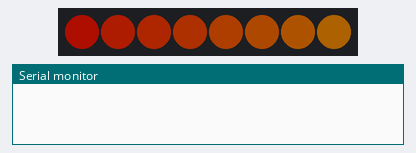
This program was run on a simulated ESP32-C3. Shown: 8 RGB LEDs in strip order, left to right, the last lines printed to the serial monitor. Dim RGB values are drawn brighter than linear.

Above: at 0.45 s.
At 7.66 s:
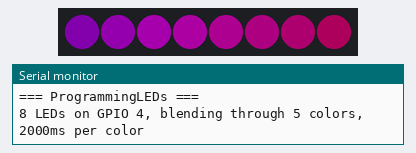
At 13.07 s:
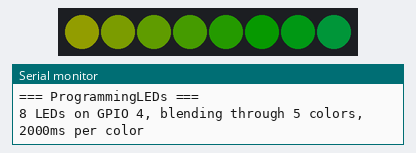
At 18.48 s:
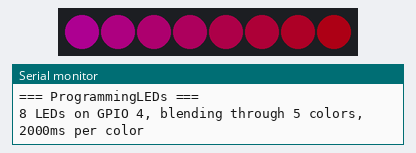
At 26.89 s:
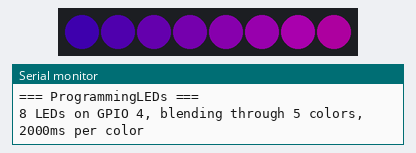
At 39.21 s:
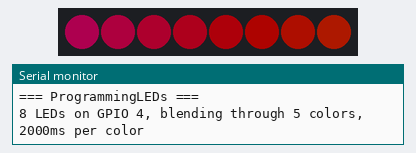
Timing chart, 0 to 40.0 s (numbered marks = the images above):
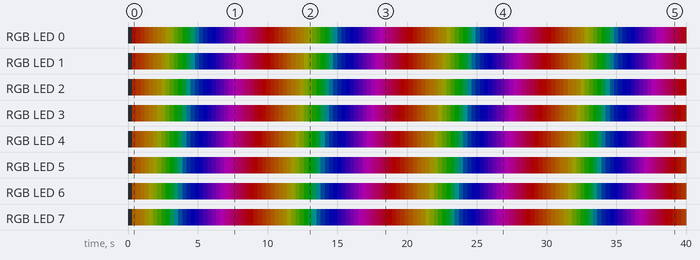

Measured:
- by itself, RGB LED 0: off → RGB(50, 4, 0) at 0.30 s, → RGB(50, 9, 0) 0.30 s later, → RGB(50, 14, 0) 0.30 s later, → RGB(50, 19, 0) 0.30 s later, … (133 changes in this stretch)
- by itself, RGB LED 1: off → RGB(50, 8, 0) at 0.30 s, → RGB(50, 13, 0) 0.30 s later, → RGB(50, 17, 0) 0.30 s later, → RGB(50, 22, 0) 0.30 s later, … (133 changes in this stretch)

The program:

main.cpp
```cpp
// ProgrammingLEDs -- 10 WS2812B LEDs on an ESP32-C3, for an intro class on
// programming LEDs.
//
// The strip continuously blends through a palette of colors. Every LED is
// showing the same journey through the palette, just started a little later
// than the one before it, so the colors appear to travel down the strip.
// That traveling gradient is the point: it is obvious at a glance that a
// program on the ESP32-C3 is computing every pixel, not a fixed wiring.
//
// Timing note: there is no delay() anywhere, including the delay(500) that
// usually follows Serial.begin() on this chip. USB CDC still needs roughly
// half a second before the host enumerates it, so the startup banner is
// gated by an elapsed-time check in loop() instead of blocking setup().
//
// Every timer here compares a *difference* (now - start >= interval), never
// two absolute millis() values -- an absolute comparison strands the timer
// for 49.7 days if the loop is ever blocked across the millis() rollover.

#include <Arduino.h>
#include <FastLED.h>
#include <esp_log.h>

static const char *TAG = "LEDS";

#define NUM_LEDS   8
#define DATA_PIN   4
#define BRIGHTNESS 50

// USB CDC enumeration window. Serial output written before this elapses is
// dropped by the host, so the banner waits it out without blocking.
static const uint32_t SERIAL_READY_MS = 500;

// How long one color takes to blend into the next. The strip never holds a
// solid color -- it is always on its way somewhere.
static const uint32_t STEP_MS = 2000;

// Render tick, ~60fps. This is smoothness, not speed: STEP_MS alone decides
// how fast the colors change. Raising FRAME_MS makes the fade look chunkier
// without making it any slower.
static const uint32_t FRAME_MS = 16;

// The blend is measured in "units", where 256 units is one full color step.
// A whole trip around the palette is therefore PALETTE_LEN * 256 units.
static const uint16_t UNITS_PER_STEP = 256;

// How far apart neighboring LEDs sit in that blend. 0 makes the whole strip
// one solid color that fades as a block; 26 (about 256 / NUM_LEDS) spreads
// roughly one color step across the strip, which is the traveling look.
static const uint16_t LED_SPREAD = 26;

CRGB leds[NUM_LEDS];

struct NamedColor {
    CRGB        color;
    const char *name;
};

// The sequence the strip blends through, in order, then back to the start.
// Add, remove, or reorder entries here to change the show.
//
// CRGB::Red and friends are enum constants, so the CRGB(...) conversion is
// spelled out to make this a constant-initialized array.
static const NamedColor PALETTE[] = {
    { CRGB(CRGB::Red),     "red"     },
    { CRGB(CRGB::Orange),  "orange"  },
    { CRGB(CRGB::Green),   "green"   },
    { CRGB(CRGB::Blue),    "blue"    },
    { CRGB(CRGB::Magenta), "magenta" },
};
static const uint8_t PALETTE_LEN = sizeof(PALETTE) / sizeof(PALETTE[0]);

// One full trip through the palette and back around to the first color.
static const uint32_t CYCLE_MS = (uint32_t)PALETTE_LEN * STEP_MS;

static uint32_t bootMs = 0;

// Turns a position along the palette into a color.
//
// The low 8 bits say how far we are between two palette entries (0 = fully
// on the first, 255 = almost entirely on the second); the bits above that
// pick which pair we are between. blend() does the actual mixing.
static CRGB colorAt(uint16_t position) {
    uint16_t wrapped = position % (UNITS_PER_STEP * PALETTE_LEN);
    uint8_t  index   = wrapped / UNITS_PER_STEP;
    fract8   amount  = wrapped % UNITS_PER_STEP;

    uint8_t nextIndex = (index + 1) % PALETTE_LEN;
    return blend(PALETTE[index].color, PALETTE[nextIndex].color, amount);
}

// Paints one frame: every LED gets the same blend, offset a little further
// along the palette than its neighbor.
static void renderFrame() {
    // Elapsed form, so this is safe if the loop is ever blocked. Taking the
    // remainder against CYCLE_MS keeps the multiply below well inside 32 bits.
    // (2^32 is not an exact multiple of CYCLE_MS, so the pattern does jump
    // once at the 49.7-day millis() rollover. One skipped frame, then it
    // carries on -- nothing stalls.)
    uint32_t elapsed  = (millis() - bootMs) % CYCLE_MS;
    uint16_t position = (elapsed * UNITS_PER_STEP) / STEP_MS;

    for (uint8_t i = 0; i < NUM_LEDS; i++) {
        leds[i] = colorAt(position + i * LED_SPREAD);
    }
    FastLED.show();
}

void setup() {
    Serial.begin(115200);

    esp_log_level_set("*", ESP_LOG_INFO);
    esp_log_level_set(TAG, ESP_LOG_DEBUG);

    bootMs = millis();

    FastLED.addLeds<WS2812B, DATA_PIN, GRB>(leds, NUM_LEDS);
    // 5V / 500mA cap: 10 LEDs at full white would draw ~600mA, more than a
    // USB-powered board is meant to supply. FastLED scales brightness down to
    // stay inside this budget rather than browning out the regulator.
    FastLED.setMaxPowerInVoltsAndMilliamps(5, 500);
    FastLED.setBrightness(BRIGHTNESS);

    // Start dark. The first frame in loop() lights the strip a few ms later.
    fill_solid(leds, NUM_LEDS, CRGB::Black);
    FastLED.show();
}

void loop() {
    // One-shot banner, elapsed form. Fires once USB CDC has had time to come
    // up; a rollover during the first 500ms after boot is not reachable, and
    // the elapsed comparison would survive it anyway.
    static bool bannerPrinted = false;
    if (!bannerPrinted && millis() - bootMs >= SERIAL_READY_MS) {
        bannerPrinted = true;
        Serial.println("\n=== ProgrammingLEDs ===");
        Serial.printf("%d LEDs on GPIO %d, blending through %d colors, "
                      "%lums per color\n",
                      NUM_LEDS, DATA_PIN, PALETTE_LEN,
                      (unsigned long)STEP_MS);
    }

    // FastLED's EVERY_N_MILLISECONDS is a rollover-safe elapsed-form block
    // macro (lib8tion.h). Preferred over a hand-rolled timer here because
    // FastLED is already linked. A loop blocked across the millis() wrap
    // costs one late frame, never a permanent stall.
    EVERY_N_MILLISECONDS(FRAME_MS) {
        renderFrame();
    }

    // Name the color the first LED is heading toward, so the serial log lines
    // up with what the strip is doing.
    EVERY_N_MILLISECONDS(STEP_MS) {
        static uint8_t step = 0;
        ESP_LOGI(TAG, "blending toward %s", PALETTE[step].name);
        step = (step + 1) % PALETTE_LEN;
    }

    // yield() feeds the watchdog and lets the idle task run.
    yield();
}
```
